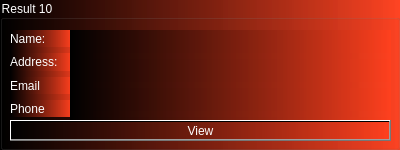
         <widget class="QGroupBox" name="groupBox_12">
          <property name="minimumSize">
           <size>
            <width>400</width>
            <height>150</height>
           </size>
          </property>
          <property name="maximumSize">
           <size>
            <width>400</width>
            <height>150</height>
           </size>
          </property>
          <property name="autoFillBackground">
           <bool>false</bool>
          </property>
          <property name="styleSheet">
           <string notr="true">color: white;
background-color:
qlineargradient(spread:pad, x1:0, y1:0, x2:1, y2:0, stop:0 rgba(0, 0, 0, 255), stop:1 rgba(255, 64, 30,220))
</string>
          </property>
          <property name="title">
           <string>Result 10</string>
          </property>
          <widget class="QWidget" name="verticalLayoutWidget_69">
           <property name="geometry">
            <rect>
             <x>10</x>
             <y>30</y>
             <width>61</width>
             <height>87</height>
            </rect>
           </property>
           <layout class="QVBoxLayout" name="verticalLayout_70">
            <item>
             <widget class="QLabel" name="label_473">
              <property name="text">
               <string>Name:</string>
              </property>
             </widget>
            </item>
            <item>
             <widget class="QLabel" name="label_474">
              <property name="text">
               <string>Address:</string>
              </property>
             </widget>
            </item>
            <item>
             <widget class="QLabel" name="label_475">
              <property name="text">
               <string>Email</string>
              </property>
             </widget>
            </item>
            <item>
             <widget class="QLabel" name="label_476">
              <property name="text">
               <string>Phone</string>
              </property>
             </widget>
            </item>
           </layout>
          </widget>
          <widget class="QWidget" name="verticalLayoutWidget_70">
           <property name="geometry">
            <rect>
             <x>70</x>
             <y>30</y>
             <width>321</width>
             <height>110</height>
            </rect>
           </property>
           <layout class="QVBoxLayout" name="verticalLayout_71">
            <property name="sizeConstraint">
             <enum>QLayout::SetMinimumSize</enum>
            </property>
            <item>
             <widget class="QLabel" name="label_477">
              <property name="text">
               <string/>
              </property>
             </widget>
            </item>
            <item>
             <widget class="QLabel" name="label_478">
              <property name="text">
               <string/>
              </property>
             </widget>
            </item>
            <item>
             <widget class="QLabel" name="label_479">
              <property name="text">
               <string/>
              </property>
             </widget>
            </item>
            <item>
             <widget class="QLabel" name="label_480">
              <property name="text">
               <string/>
              </property>
             </widget>
            </item>
           </layout>
          </widget>
          <widget class="QPushButton" name="pushButton_35">
           <property name="geometry">
            <rect>
             <x>10</x>
             <y>120</y>
             <width>381</width>
             <height>21</height>
            </rect>
           </property>
           <property name="text">
            <string>View</string>
           </property>
          </widget>
         </widget>
